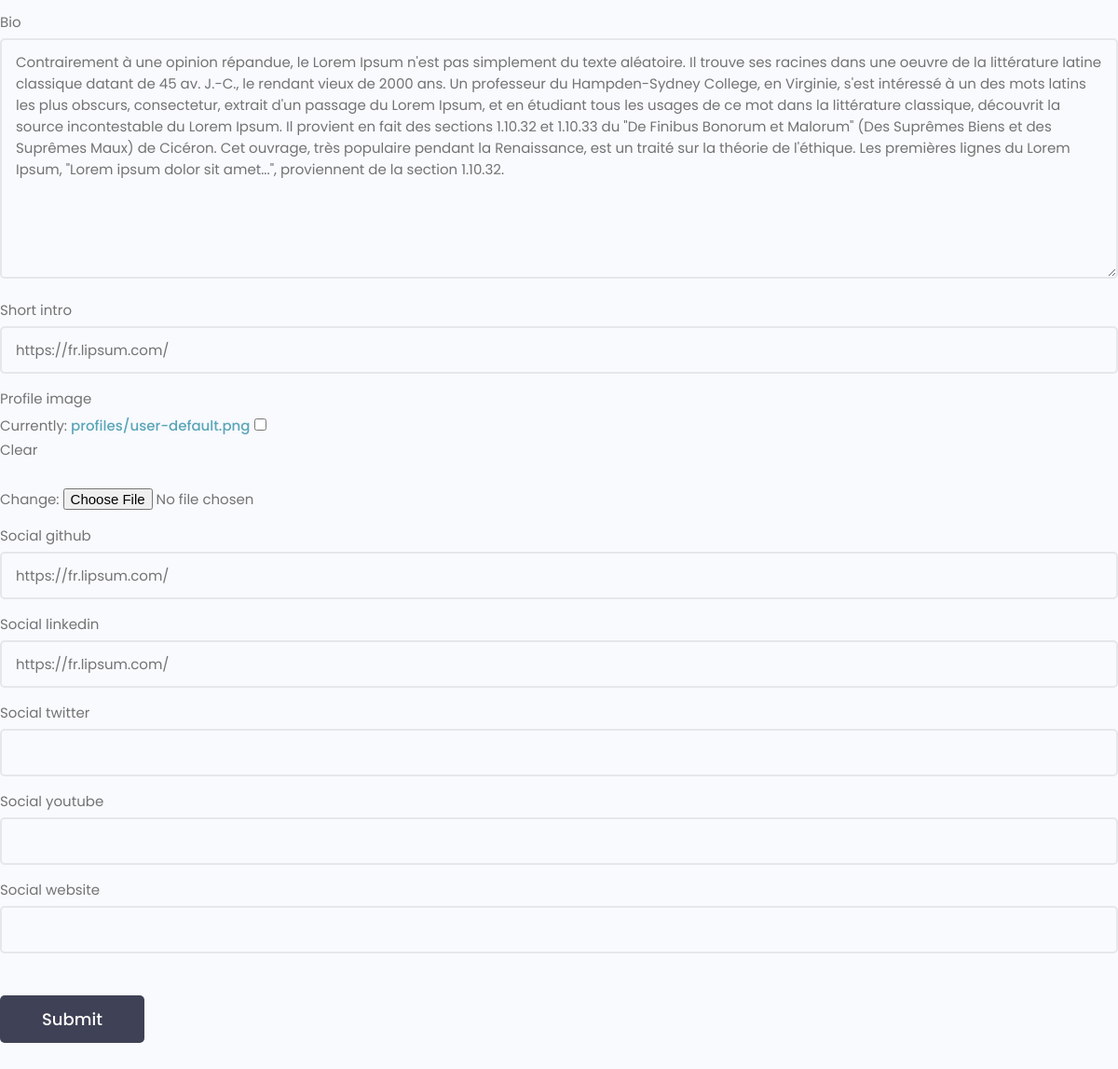
Before: /edit-account/ (signed in, lower part) with the older database file.
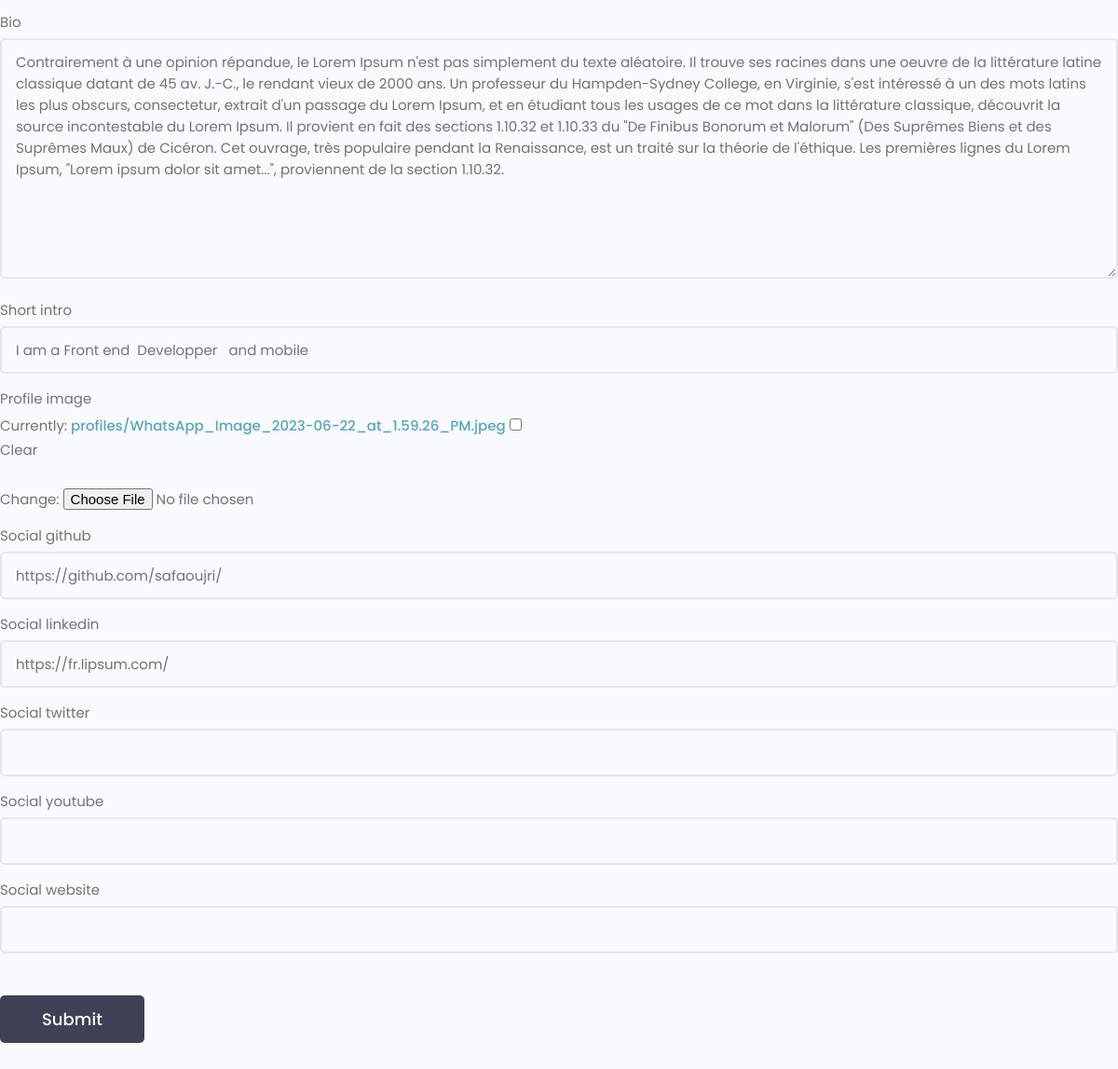
After: the same page with the newer database file.
### users/models.py (models this page shows, shortened)
class Profile(models.Model):
    user = models.OneToOneField(
        User, on_delete=models.CASCADE, null=True, blank=True)
    name = models.CharField(max_length=200, blank=True, null=True)
    email = models.EmailField(max_length=500, blank=True, null=True)
    username = models.CharField(max_length=200, blank=True, null=True)
    location = models.CharField(max_length=200, blank=True, null=True)
    short_intro = models.CharField(max_length=200, blank=True, null=True)
    bio = models.TextField(blank=True, null=True)
    profile_image = models.ImageField(
        null=True, blank=True, upload_to='profiles/', default="profiles/user-default.png")
    social_github = models.CharField(max_length=200, blank=True, null=True)
    social_twitter = models.CharField(max_length=200, blank=True, null=True)
    social_linkedin = models.CharField(max_length=200, blank=True, null=True)
    social_youtube = models.CharField(max_length=200, blank=True, null=True)
    social_website = models.CharField(max_length=200, blank=True, null=True)
    created = models.DateTimeField(auto_now_add=True)
    id = models.UUIDField(default=uuid.uuid4, unique=True,
                          primary_key=True, editable=False)
    class Meta:
        ordering = ['created']

### users/views.py (the view)
# urls.py: path('edit-account/',views.editAccount,name="edit-account"),
@login_required(login_url='login')
def editAccount(request):
    profile = request.user.profile
    form = ProfileForm(instance=profile)
    if request.method == 'POST':
        form = ProfileForm(request.POST, request.FILES, instance=profile)
        if form.is_valid():
            form.save()
            return redirect('account')
    context = {'form': form}
    return render(request, 'users/profile_form.html', context)

### users/forms.py
class ProfileForm(ModelForm):
    class Meta:
        model = Profile
        fields = ['name', 'email', 'username',
                  'location', 'bio', 'short_intro', 'profile_image',
                  'social_github', 'social_linkedin', 'social_twitter',
                  'social_youtube', 'social_website']
    def __init__(self, *args, **kwargs):
        super(ProfileForm, self).__init__(*args, **kwargs)
        for name, field in self.fields.items():
            field.widget.attrs.update({'class': 'input'})

### users/templates/users/profile_form.html (shortened to what this page needs)
 {% extends 'main.html' %}
 {% block content %}
<main class="formPage my-xl">
    <div class="content-box">
        <div class="formWrapper">
            <br>
            <form class="form" method="POST" action="{% url 'edit-account' %}" enctype="multipart/form-data">
                {% for field in form %}
                <div class="form__field">
                    <label for="formInput#text">{{field.label}}</label>
                    {{field}}
                </div>
                {% endfor %}
                <input class="btn btn--sub btn--lg  my-md" type="submit" value="Submit" />
            </form>
        </div>
    </div>
</main>
 {% endblock content %}

Changed rows visible on the page:
changed Profile "https://fr.lipsum.com/": short_intro "https://fr.lipsum.com/" → "I am a Front end Developper and mobile"; social_github "https://fr.lipsum.com/" → "https://github.com/safaoujri/"
Other visible differences:
text no longer shown: "Currently: profiles/user-default.png Clear Change:"
text now shown: "Currently: profiles/WhatsApp_Image_2023-06-22_at_1.59.26_PM.jpeg Clear Change:"
